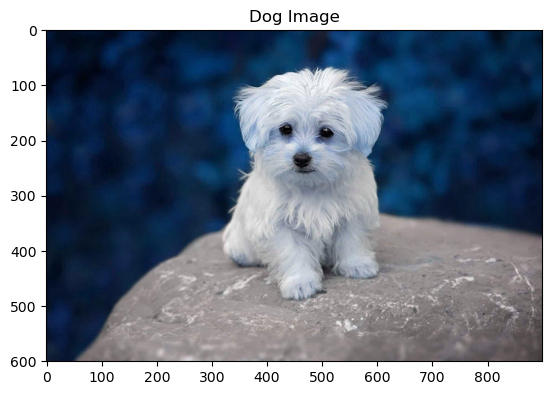
#> input picture dog_Image.png, 552 x 395 px, found by its file name
$ jupyter execute Image_to_Pencil_Sketch.ipynb   (shell and % lines are left out)
#> lines starting #> are read from the running program, lines starting #| are printed output that depends on the picture
#**Image to Pencil Sketch with Python**

## **Grayscale Image:**

For a grayscale image, BackgroundTreshold is set to (0,0,0) by default

## **Inverted Image:**

The image focussed directly on the retina of the eye is an inverted image.

## **Blurred image:**

If a blurred image is observed carefully then a common thing to notice is that image is smooth meaning edges are not observed.

[cell 1]
import cv2
import warnings
import matplotlib.pyplot as plt
import numpy as np


warnings.filterwarnings("ignore")

[cell 2]
#read image
image = cv2.imread("/content/dog_Image.png")
#> image is the input picture: shape (395, 552, 3); mean B, G, R 141.4, 126.5, 116.3
#set title of Image
plt.title("Dog Image")
plt.imshow(image)
plt.show()

# convert to gray image

[cell 3]
# convert to gray image
gray_image = cv2.cvtColor(image, cv2.COLOR_BGR2GRAY)
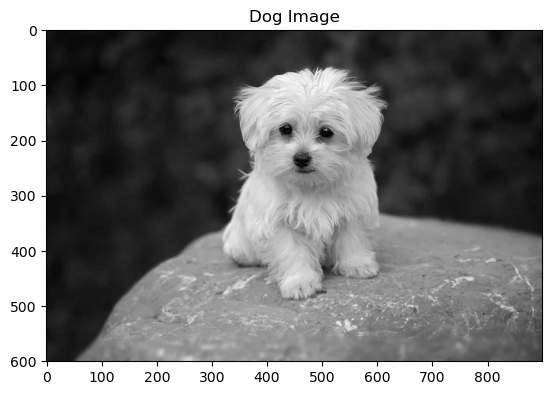
#> gray_image: shape (395, 552); min 0, max 255, mean 125.2
plt.title("Dog Gray Image")
plt.imshow(gray_image)
plt.show()

# Get Inverted Image

[cell 4]
inverted_image = 255- gray_image
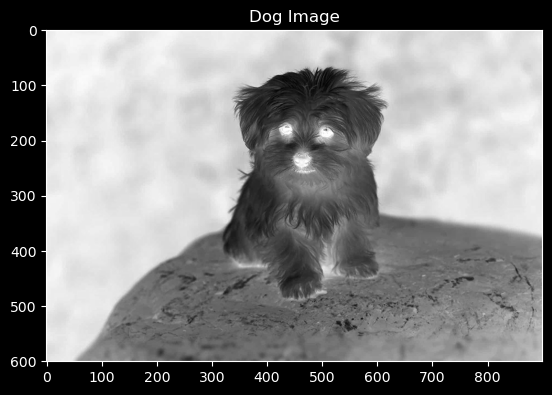
#> inverted_image: shape (395, 552); min 0, max 255, mean 129.8
plt.title("Inverted Image")
plt.imshow(inverted_image)
plt.show()

#convert image to Blur

[cell 5]
blurred = cv2.GaussianBlur(inverted_image, (21, 21), 0)
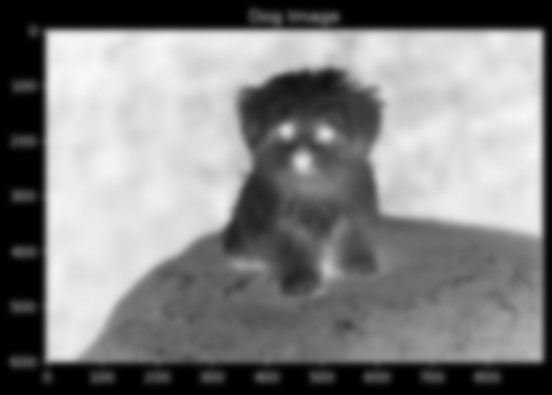
#> blurred: shape (395, 552); min 0, max 248, mean 129.8

[cell 6]
inverted_blurred = 255 - blurred# invert the blur image
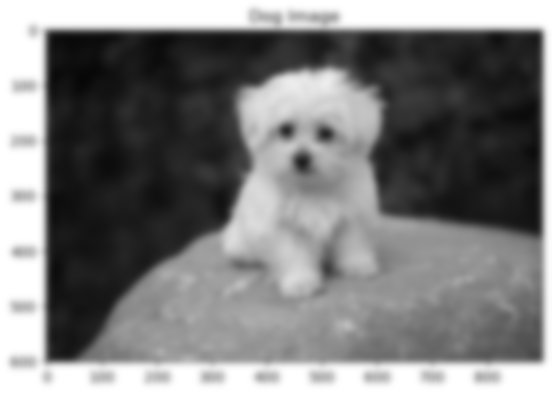
#> inverted_blurred: shape (395, 552); min 7, max 255, mean 125.2
pencil_sketch = cv2.divide(gray_image, inverted_blurred, scale=256.0)#convert to pencil sketch
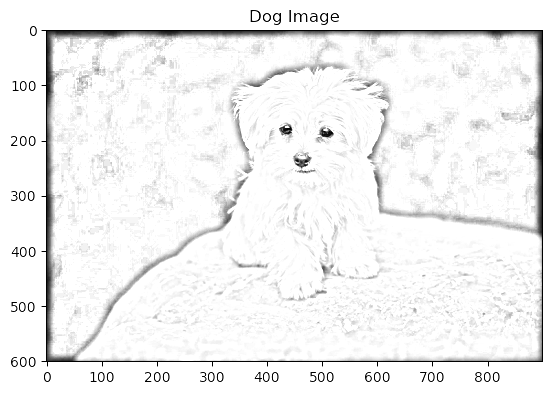
#> pencil_sketch: shape (395, 552); min 0, max 255, mean 241.5
plt.title("Pencil sketch Image")# show title
plt.imshow(pencil_sketch)
plt.show()

[cell 7]
plt.figure(figsize=(14,8))
plt.subplot(1,2,1)
plt.title('Original image', size=18)
plt.imshow(image)
plt.axis('off')
plt.subplot(1,2,2)
plt.title('Sketch', size=18)
rgb_sketch=cv2.divide(gray_image, inverted_blurred, scale=256.0)
plt.imshow(rgb_sketch)
plt.axis('off')
plt.show()
#> figure, not shown here; B, G, R data is drawn as R, G, B
